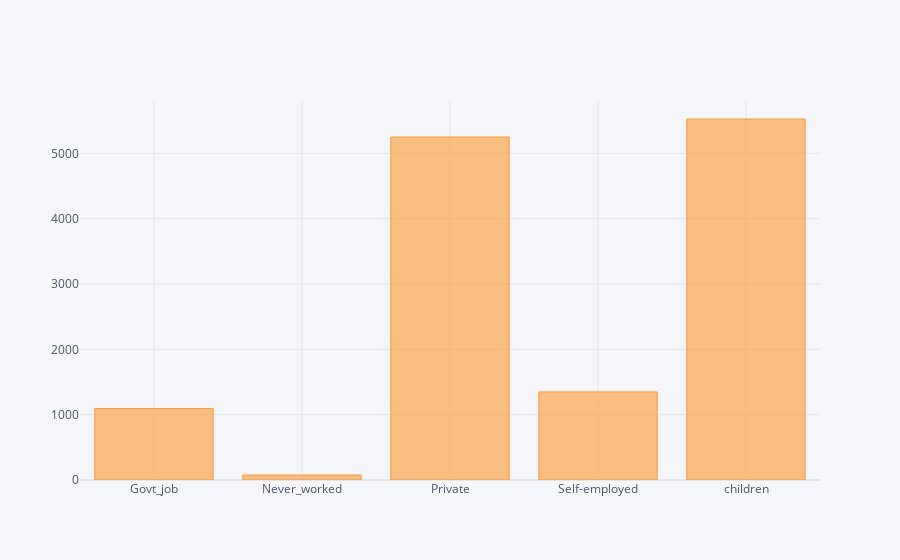

Notebook code for this chart:
### Code cell
df_train[df_train['smoking_status'].isna()].groupby('work_type')['stroke'].count().iplot(kind='bar')

### Figure 1 — Plotly figure (JSON) as saved in the notebook; plotly's stock layout.template omitted (floating-point values rounded to 4 significant figures)
{"data": [{"marker": {"color": "rgba(255, 153, 51, 0.6)", "line": {"color": "rgba(255, 153, 51, 1.0)", "width": 1}}, "name": "stroke", "orientation": "v", "text": "", "type": "bar", "x": ["Govt_job", "Never_worked", "Private", "Self-employed", "children"], "y": [1094, 76, 5249, 1348, 5525]}], "layout": {"legend": {"bgcolor": "#F5F6F9", "font": {"color": "#4D5663"}}, "paper_bgcolor": "#F5F6F9", "plot_bgcolor": "#F5F6F9", "title": {"font": {"color": "#4D5663"}}, "xaxis": {"gridcolor": "#E1E5ED", "showgrid": true, "tickfont": {"color": "#4D5663"}, "title": {"font": {"color": "#4D5663"}, "text": ""}, "zerolinecolor": "#E1E5ED"}, "yaxis": {"gridcolor": "#E1E5ED", "showgrid": true, "tickfont": {"color": "#4D5663"}, "title": {"font": {"color": "#4D5663"}, "text": ""}, "zerolinecolor": "#E1E5ED"}}}
